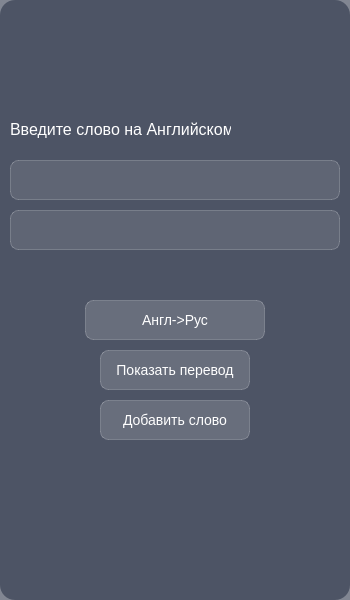
<?xml version="1.0" encoding="UTF-8"?>
<ui version="4.0">
 <class>translatorUI</class>
 <widget class="QDialog" name="translatorUI">
  <property name="geometry">
   <rect>
    <x>0</x>
    <y>0</y>
    <width>350</width>
    <height>600</height>
   </rect>
  </property>
  <property name="windowTitle">
   <string>Dialog</string>
  </property>
  <property name="styleSheet">
   <string notr="true">/* Основной фон с полупрозрачностью */
QWidget {
    background: rgba(40, 50, 70, 150); /* Темно-синий с прозрачностью */
    border-radius: 15px;
}

/* Стиль для всех рамок (QFrame) с унифицированной обводкой */
QFrame {
    background: rgba(255, 255, 255, 0.1);
    border: 1px solid rgba(255, 255, 255, 0.2); /* Такая же обводка как у QLineEdit */
    border-radius: 12px;
    color: white;
}

/* Кнопки с единообразной обводкой */
QPushButton {
    background: rgba(255, 255, 255, 0.15);
    border: 1px solid rgba(255, 255, 255, 0.2); /* Теперь совпадает с QLineEdit */
    border-radius: 8px;
    color: white;
    padding: 10px;
    font-size: 14px;
}

QPushButton:hover {
    background: rgba(255, 255, 255, 0.25);
    border: 1px solid rgba(255, 255, 255, 0.3); /* Чуть ярче при наведении */
}

QPushButton:pressed {
    background: rgba(255, 255, 255, 0.1);
    border: 1px solid rgba(255, 255, 255, 0.2);
}

/* Стили для полей ввода (оставлены как эталон) */
QLineEdit, QTextEdit {
    background: rgba(255, 255, 255, 0.1);
    border: 1px solid rgba(255, 255, 255, 0.2); /* Эталонная обводка */
    border-radius: 8px;
    padding: 8px;
    color: white;
    selection-background-color: rgba(100, 150, 200, 0.5);
}

/* Дополнительно: стиль для выпадающих списков */
QComboBox {
    background: rgba(255, 255, 255, 0.1);
    border: 1px solid rgba(255, 255, 255, 0.2);
    border-radius: 8px;
    padding: 5px;
    color: white;
    selection-background-color: rgba(100, 150, 200, 0.5);
}

QComboBox QAbstractItemView {
    background: rgba(40, 50, 70, 200);
    border: 1px solid rgba(255, 255, 255, 0.2);
    color: white;
    selection-background-color: rgba(100, 150, 200, 0.5);
}</string>
  </property>
  <widget class="QLabel" name="label">
   <property name="geometry">
    <rect>
     <x>10</x>
     <y>110</y>
     <width>221</width>
     <height>40</height>
    </rect>
   </property>
   <property name="styleSheet">
    <string notr="true">border: none;
    background: transparent;
    padding: 0;</string>
   </property>
   <property name="text">
    <string>&lt;html&gt;&lt;head/&gt;&lt;body&gt;&lt;p&gt;&lt;span style=&quot; font-size:12pt;&quot;&gt;Введите слово на Английском:&lt;/span&gt;&lt;/p&gt;&lt;/body&gt;&lt;/html&gt;</string>
   </property>
  </widget>
  <widget class="QLineEdit" name="le_first">
   <property name="geometry">
    <rect>
     <x>10</x>
     <y>160</y>
     <width>330</width>
     <height>40</height>
    </rect>
   </property>
  </widget>
  <widget class="QLineEdit" name="le_second">
   <property name="geometry">
    <rect>
     <x>10</x>
     <y>210</y>
     <width>330</width>
     <height>40</height>
    </rect>
   </property>
  </widget>
  <widget class="QPushButton" name="pb_show_translate">
   <property name="geometry">
    <rect>
     <x>100</x>
     <y>350</y>
     <width>150</width>
     <height>40</height>
    </rect>
   </property>
   <property name="text">
    <string>Показать перевод</string>
   </property>
  </widget>
  <widget class="QPushButton" name="pb_add_word">
   <property name="geometry">
    <rect>
     <x>100</x>
     <y>400</y>
     <width>150</width>
     <height>40</height>
    </rect>
   </property>
   <property name="text">
    <string>Добавить слово</string>
   </property>
  </widget>
  <widget class="QPushButton" name="pb_change_lang">
   <property name="geometry">
    <rect>
     <x>85</x>
     <y>300</y>
     <width>180</width>
     <height>40</height>
    </rect>
   </property>
   <property name="text">
    <string>Англ-&gt;Рус</string>
   </property>
  </widget>
 </widget>
 <resources/>
 <connections/>
</ui>
